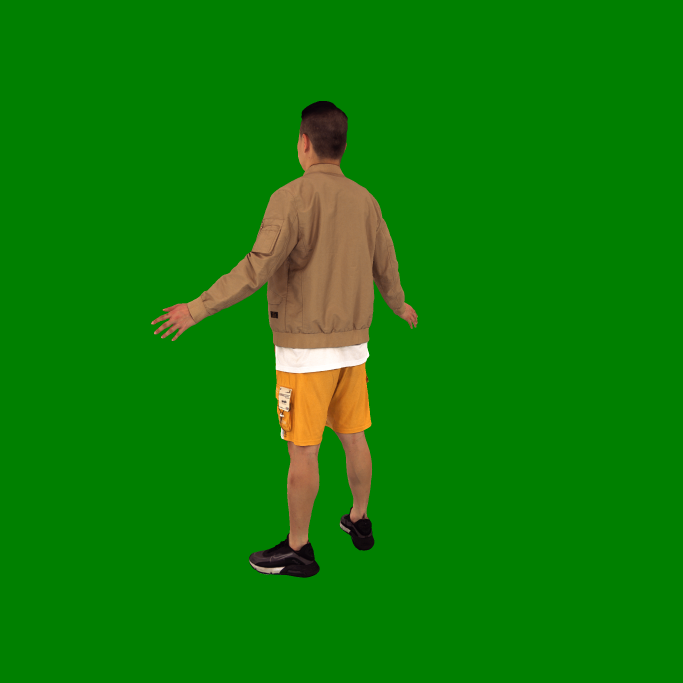
#> input picture data/human1/images/rgb_0001.png, 2048 x 2048 px (shown at 1/3 size); its folder holds only this picture in this run
$ python make_masked_scene.py --image_dir ../data/human1/images --mask_dir ../data/human1/images --output_scene_dir out --mode black
#> lines starting #> are read from the running program, lines starting #| are printed output that depends on the picture; after the words box and inside, x2 and y2 are one past the last pixel; in counts of white or black regions, pixels touching at a corner belong together
#!/usr/bin/env python
from __future__ import annotations

import argparse
from pathlib import Path

import cv2
import numpy as np


IMAGE_SUFFIXES = {".jpg", ".jpeg", ".png"}


def parse_args() -> argparse.Namespace:
    parser = argparse.ArgumentParser(description="Create a foreground-aware image scene from images and masks.")
    parser.add_argument("--image_dir", required=True, help="Directory containing RGB images.")
    parser.add_argument("--mask_dir", required=True, help="Directory containing masks.")
    parser.add_argument("--output_scene_dir", required=True, help="Output scene directory. Writes images/ inside it.")
    parser.add_argument("--mode", required=True, choices=["black", "white", "blur"], help="Background replacement mode.")
    parser.add_argument("--blur_kernel", type=int, default=51, help="Gaussian kernel size for --mode blur.")
    parser.add_argument("--mask_threshold", type=int, default=127, help="Foreground threshold for mask images.")
    return parser.parse_args()


def collect_images(image_dir: Path) -> list[Path]:
    return sorted(path for path in image_dir.iterdir() if path.suffix.lower() in IMAGE_SUFFIXES)


def index_masks(mask_dir: Path) -> dict[str, Path]:
    masks: dict[str, Path] = {}
    for path in sorted(mask_dir.iterdir()):
        if path.suffix.lower() not in IMAGE_SUFFIXES:
            continue
        masks[path.name] = path
        masks[path.stem] = path
        if path.stem.startswith("msk_"):
            masks["rgb_" + path.stem[4:]] = path
        if path.stem.startswith("mask_"):
            masks["rgb_" + path.stem[5:]] = path
    return masks


def find_mask(image: Path, masks: dict[str, Path]) -> Path | None:
    return masks.get(image.name) or masks.get(image.stem) or masks.get("msk_" + image.stem.removeprefix("rgb_"))


def make_odd_kernel(value: int) -> int:
    value = max(3, value)
    return value if value % 2 == 1 else value + 1


def apply_mask(image: np.ndarray, mask: np.ndarray, mode: str, blur_kernel: int) -> np.ndarray:
    foreground = mask > 0
    if foreground.ndim == 2:
        foreground = foreground[:, :, None]

    if mode in {"black", "white"}:
        background_value = 0 if mode == "black" else 255
        background = np.full_like(image, background_value)
    else:
        kernel = make_odd_kernel(blur_kernel)
        background = cv2.GaussianBlur(image, (kernel, kernel), 0)
    return np.where(foreground, image, background)


def main() -> None:
    args = parse_args()
    image_dir = Path(args.image_dir)
    mask_dir = Path(args.mask_dir)
    output_image_dir = Path(args.output_scene_dir) / "images"

    if not image_dir.is_dir():
        raise FileNotFoundError(f"Image directory not found: {image_dir}")
    if not mask_dir.is_dir():
        raise FileNotFoundError(f"Mask directory not found: {mask_dir}")

    images = collect_images(image_dir)
    if not images:
        raise FileNotFoundError(f"No images found in {image_dir}")

    masks = index_masks(mask_dir)
    output_image_dir.mkdir(parents=True, exist_ok=True)

    written = 0
    missing = 0
    skipped = 0
    for image_path in images:
        mask_path = find_mask(image_path, masks)
        if mask_path is None:
            missing += 1
            print(f"missing mask: {image_path.name}")
            continue

        image = cv2.imread(str(image_path), cv2.IMREAD_COLOR)
#> image is the input picture: shape (2048, 2048, 3); mean B, G, R 6.6, 126.3, 13.8
        mask = cv2.imread(str(mask_path), cv2.IMREAD_GRAYSCALE)
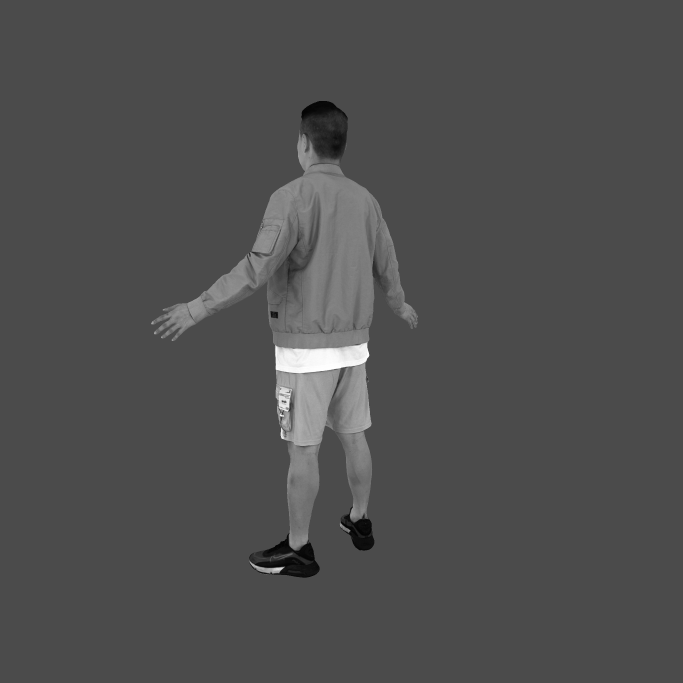
#> mask: shape (2048, 2048) (shown at 1/3 size); min 0, max 254, mean 78.8
        if image is None or mask is None:
            skipped += 1
            print(f"skipped unreadable pair: {image_path.name}, {mask_path.name}")
            continue
        if mask.shape[:2] != image.shape[:2]:
            mask = cv2.resize(mask, (image.shape[1], image.shape[0]), interpolation=cv2.INTER_NEAREST)

        binary_mask = np.where(mask >= args.mask_threshold, 255, 0).astype(np.uint8)
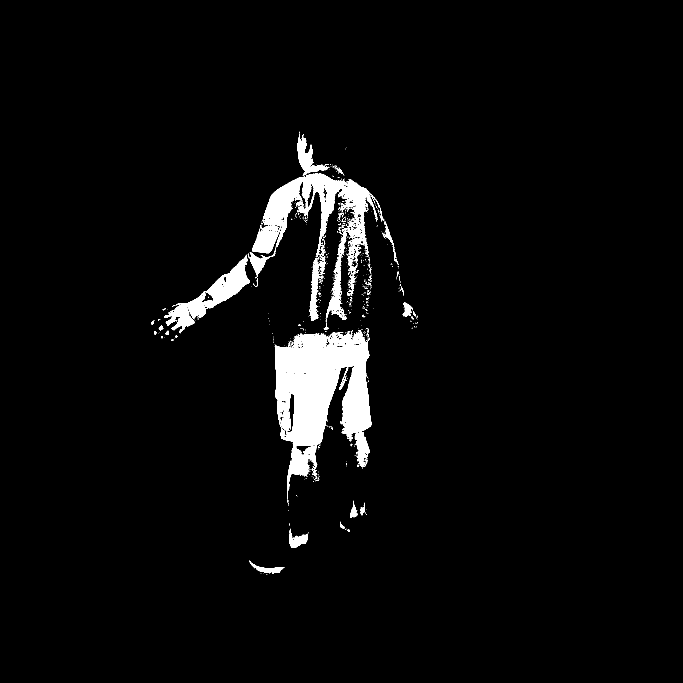
#> binary_mask: shape (2048, 2048) (shown at 1/3 size); 3.6% white; 787 white regions (714 under 20 px), largest, box (x1, y1, x2, y2) and area: (824, 999, 1115, 1498) 72000, (756, 520, 1133, 963) 35760, (604, 764, 750, 925) 8746
        output = apply_mask(image, binary_mask, args.mode, args.blur_kernel)
#> in apply_mask, `return np.where(foreground, image, background)`:
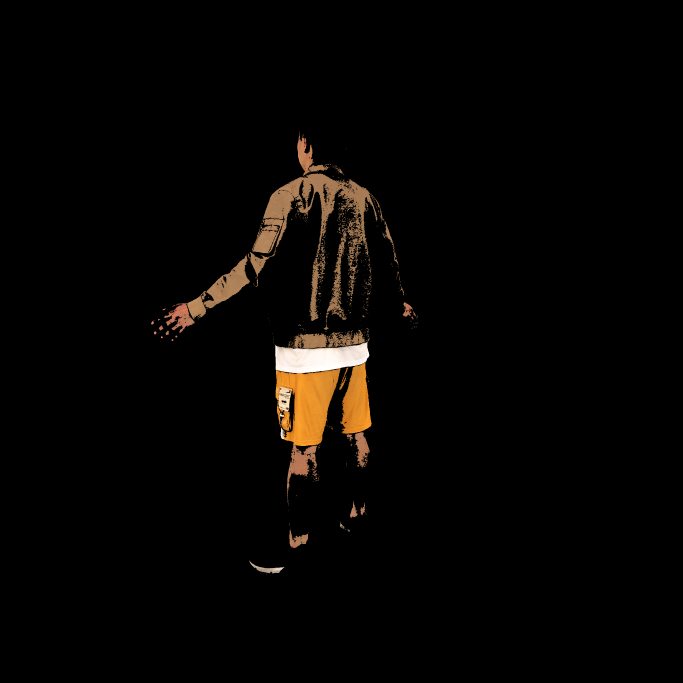
#> returned value: shape (2048, 2048, 3) (shown at 1/3 size); mean of channels 0, 1, 2 3.3, 5.1, 7; drawn as B, G, R
        if not cv2.imwrite(str(output_image_dir / image_path.name), output):
            raise RuntimeError(f"Failed to write {output_image_dir / image_path.name}")
        written += 1

    print("Masked scene summary")
    print(f"  image_dir: {image_dir}")
    print(f"  mask_dir: {mask_dir}")
    print(f"  output_images: {output_image_dir}")
    print(f"  mode: {args.mode}")
    print(f"  input_images: {len(images)}")
    print(f"  written: {written}")
    print(f"  missing_masks: {missing}")
    print(f"  skipped: {skipped}")


if __name__ == "__main__":
    main()

$ run again, on data/human1/images/rgb_0006.png
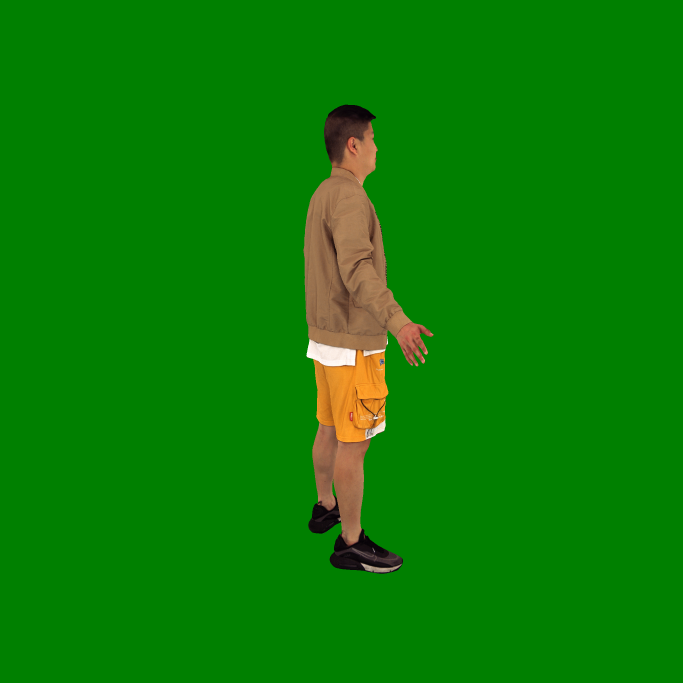
#> input picture data/human1/images/rgb_0006.png, 2048 x 2048 px (shown at 1/3 size)
#> in main, image is the input picture: shape (2048, 2048, 3); mean B, G, R 4.5, 126.6, 10
#> in main, `binary_mask = np.where(mask >= args.mask_threshold, 255, 0).astype(np...`:
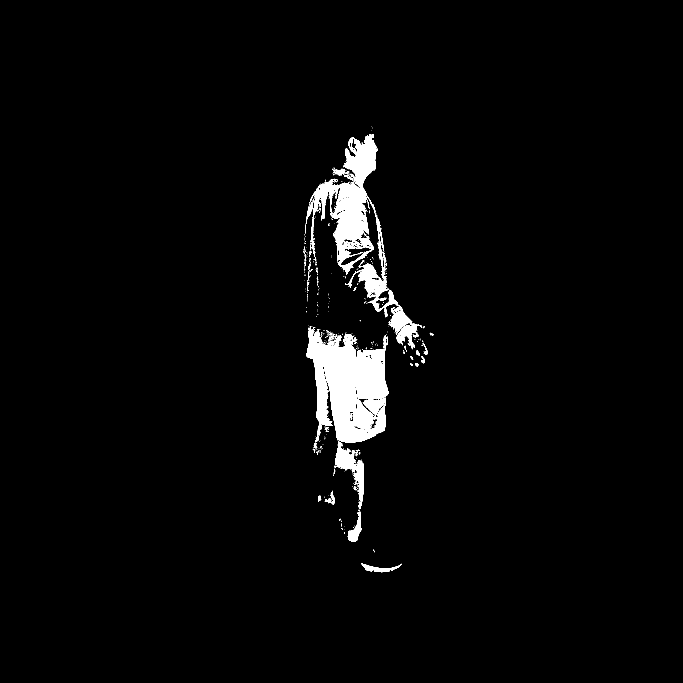
#> binary_mask: shape (2048, 2048) (shown at 1/3 size); 2.6% white; 563 white regions (502 under 20 px), largest, box (x1, y1, x2, y2) and area: (919, 979, 1165, 1327) 53168, (929, 402, 1155, 836) 32100, (1036, 781, 1197, 951) 6472
#> in apply_mask, `return np.where(foreground, image, background)`:
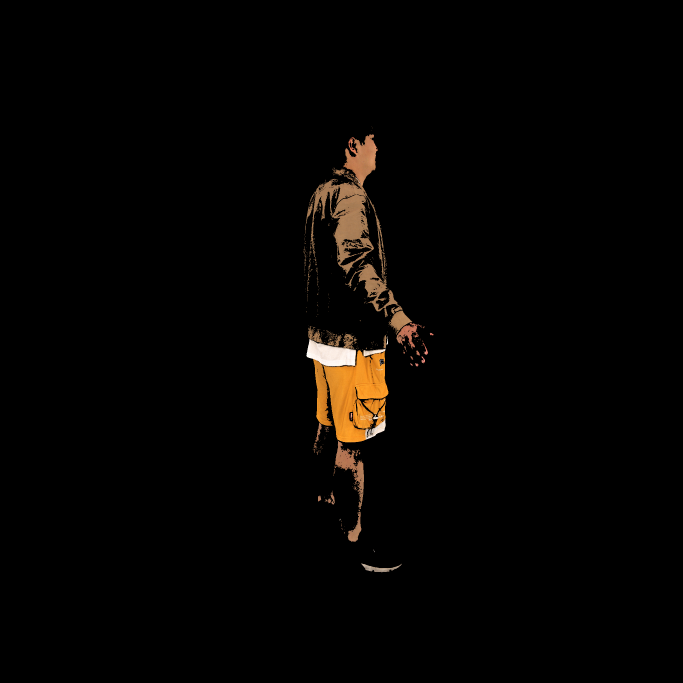
#> returned value: shape (2048, 2048, 3) (shown at 1/3 size); mean of channels 0, 1, 2 2.2, 3.7, 5.3; drawn as B, G, R
